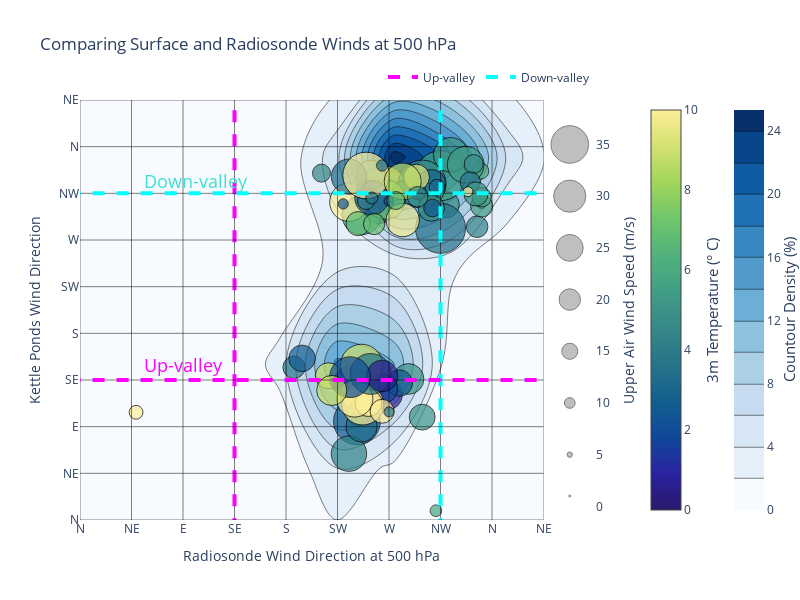
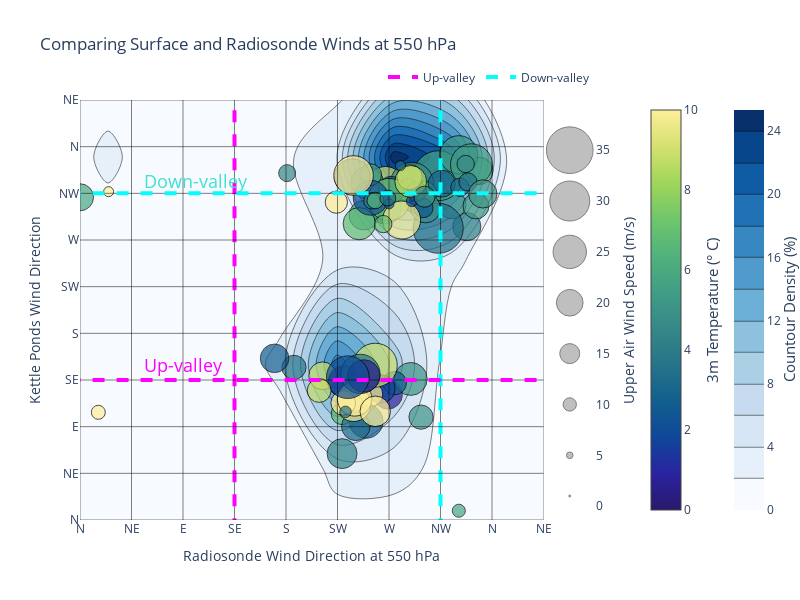
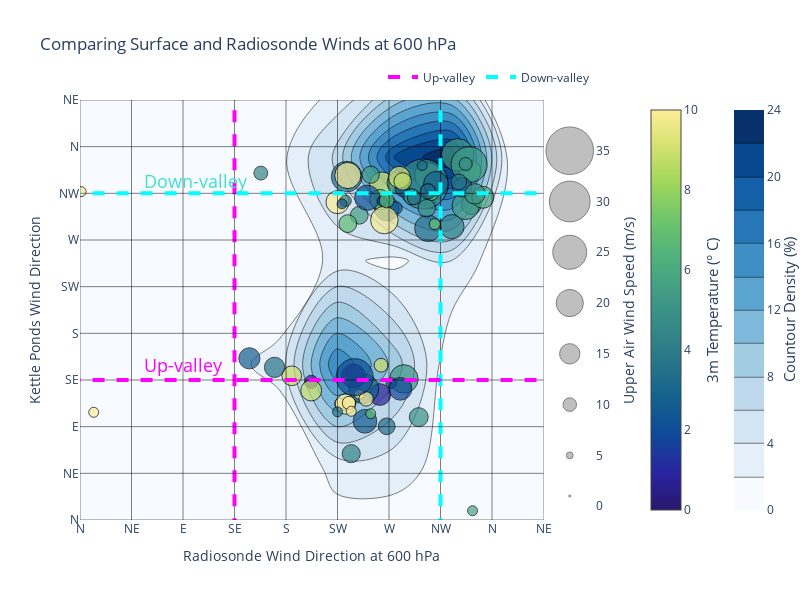

Here is the notebook cell these charts were saved with, in order:
### Code cell
levels = [500, 550, 600]
dfs = [pres_500_23, pres_550_23, pres_600_23]
for level, df in zip(levels, dfs):
    fig = plot_surface_RH_and_upper_air(df[(df['spd_10m_c']>=3) & (df['precip']>1)], f'{level} hPa', surf_dir='dir_10m_c', surf_spd='spd_10m_c',)
    fig.show()

### Figure 1 — Plotly figure (JSON) as saved in the notebook; plotly's stock layout.template omitted (floating-point values rounded to 4 significant figures)
{"data": [{"colorbar": {"x": 1.25}, "colorscale": [[0, "rgb(8,48,107)"], [0.125, "rgb(8,81,156)"], [0.25, "rgb(33,113,181)"], [0.375, "rgb(66,146,198)"], [0.5, "rgb(107,174,214)"], [0.625, "rgb(158,202,225)"], [0.75, "rgb(198,219,239)"], [0.875, "rgb(222,235,247)"], [1, "rgb(247,251,255)"]], "histnorm": "percent", "ncontours": 20, "reversescale": true, "showscale": true, "type": "histogram2dcontour", "x": [242, 267, 268, 261, 217, 347, 351, 320, 351, 300, 351, 350, 315, 315, 299, 324, 303, 337, 281, 187, 307, 307, 308, 312, 211, 344, 341, 346, 287, 279, 265, 246, 245, 258, 235, 49, 250, 311, 295, 194, 267, 294, 282, 243, 240, 236, 235, 243, 254, 255, 246, 250, 270, 257, 235, 249, 246, 247, 250, 252, 240, 264, 282, 254, 276, 264, 339, 264, 236, 270, 230, 295, 255, 220, 299], "xaxis": "x", "y": [95.17, 323.3, 121.0, 300.3, 139.1, 282.8, 305.1, 304.1, 302.9, 323.5, 311.2, 336.6, 281.3, 332.0, 324.0, 352.1, 314.8, 342.6, 318.2, 147.2, 324.3, 300.8, 300.8, 320.9, 334.5, 343.3, 326.0, 314.4, 136.0, 132.0, 126.5, 293.9, 126.5, 325.2, 306.5, 103.8, 318.6, 8.944, 316.9, 155.9, 309.0, 330.5, 289.2, 285.8, 121.3, 133.2, 63.99, 102.5, 332.9, 310.8, 90.36, 307.7, 307.5, 285.4, 331.1, 112.3, 149.2, 111.8, 332.2, 112.9, 116.8, 104.8, 326.4, 140.9, 308.1, 341.8, 316.6, 138.9, 137.7, 104.3, 304.8, 311.7, 310.5, 124.9, 99.21], "yaxis": "y"}, {"hovertemplate": "Date: %{text}<br>Upper Wind Speed: %{marker.size:.2f} m/s<br> 3m Temepratuce: %{marker.color:.2f} &deg; C<extra></extra>", "marker": {"cmax": 10, "cmin": 0, "color": [2.598, 9.099, 0.767, 3.04, 8.917, 4.196, 3.879, 4.749, 5.309, 5.111, 5.884, 6.209, 3.482, 5.571, 4.673, 5.2, 6.933, 5.322, 3.939, 3.608, 2.797, 4.853, 2.472, 3.128, 4.422, 4.762, 3.628, 5.127, 4.974, 2.459, 1.804, 5.501, 2.759, 5.082, 11.14, 16.95, 2.346, 5.775, 3.189, 2.58, 7.171, 9.377, 9.9, 6.825, 10.93, 0.6169, 4.259, 6.729, 5.349, 2.147, 3.327, 3.984, 1.806, 6.969, 3.304, 13.79, 8.981, 12.48, 13.62, 18.45, 20.32, 18.35, 8.71, 3.59, 6.45, 3.288, 10.89, 0.5696, 2.111, 3.649, 2.463, 4.665, 3.552, 8.864, 4.871], "colorbar": {"x": 1.09}, "colorscale": [[0, "rgb(41, 24, 107)"], [0.09091, "rgb(42, 35, 160)"], [0.1818, "rgb(15, 71, 153)"], [0.2727, "rgb(18, 95, 142)"], [0.3636, "rgb(38, 116, 137)"], [0.4545, "rgb(53, 136, 136)"], [0.5455, "rgb(65, 157, 133)"], [0.6364, "rgb(81, 178, 124)"], [0.7273, "rgb(111, 198, 107)"], [0.8182, "rgb(160, 214, 91)"], [0.9091, "rgb(212, 225, 112)"], [1, "rgb(253, 238, 153)"]], "line": {"color": "black", "width": 1}, "opacity": 0.7, "size": [43.6, 34.9, 29.3, 28.4, 24.3, 20.1, 7.4, 24.4, 20.7, 21.1, 18.1, 15.3, 46.6, 46.6, 44.6, 32.2, 19.6, 34.3, 16.8, 20.7, 26.7, 24.5, 16.3, 14.6, 16.8, 17.7, 18.9, 22.4, 28.7, 24.6, 26.9, 36.3, 35.1, 27.2, 35.9, 12.9, 18.4, 10.9, 15.4, 24.7, 36.9, 24.3, 31.1, 22.5, 26.4, 29.7, 33, 21.6, 27.1, 31.8, 29.2, 16.1, 9.3, 19.8, 32.8, 24.5, 39.2, 39.1, 43.5, 25.3, 34, 22.3, 34.4, 38.1, 16.7, 10.5, 9.3, 29.4, 38, 8.5, 9.6, 19.2, 11.2, 28.1, 24.1], "sizemin": 5, "sizemode": "diameter", "sizeref": 0.932}, "mode": "markers", "name": "500 mb", "showlegend": false, "text": ["2022-12-02T12:00:00.000000000", "2022-12-03T00:00:00.000000000", "2022-12-05T12:00:00.000000000", "2022-12-09T00:00:00.000000000", "2022-12-12T12:00:00.000000000", "2022-12-13T00:00:00.000000000", "2022-12-13T12:00:00.000000000", "2022-12-14T00:00:00.000000000", "2022-12-14T12:00:00.000000000", "2022-12-15T00:00:00.000000000", "2022-12-16T00:00:00.000000000", "2022-12-16T12:00:00.000000000", "2022-12-21T12:00:00.000000000", "2022-12-22T00:00:00.000000000", "2022-12-22T12:00:00.000000000", "2022-12-25T00:00:00.000000000", "2022-12-26T00:00:00.000000000", "2022-12-26T12:00:00.000000000", "2022-12-29T12:00:00.000000000", "2023-01-02T12:00:00.000000000", "2023-01-04T00:00:00.000000000", "2023-01-04T12:00:00.000000000", "2023-01-07T00:00:00.000000000", "2023-01-12T00:00:00.000000000", "2023-01-22T00:00:00.000000000", "2023-01-25T00:00:00.000000000", "2023-01-25T12:00:00.000000000", "2023-01-26T00:00:00.000000000", "2023-01-27T00:00:00.000000000", "2023-01-28T00:00:00.000000000", "2023-01-28T12:00:00.000000000", "2023-01-29T00:00:00.000000000", "2023-01-30T12:00:00.000000000", "2023-01-31T12:00:00.000000000", "2023-02-05T00:00:00.000000000", "2023-02-06T00:00:00.000000000", "2023-02-06T12:00:00.000000000", "2023-02-09T12:00:00.000000000", "2023-02-14T12:00:00.000000000", "2023-02-15T12:00:00.000000000", "2023-02-19T12:00:00.000000000", "2023-02-20T00:00:00.000000000", "2023-02-20T12:00:00.000000000", "2023-02-21T00:00:00.000000000", "2023-02-22T00:00:00.000000000", "2023-02-22T12:00:00.000000000", "2023-02-23T00:00:00.000000000", "2023-02-23T12:00:00.000000000", "2023-02-27T00:00:00.000000000", "2023-02-27T12:00:00.000000000", "2023-02-28T12:00:00.000000000", "2023-03-01T00:00:00.000000000", "2023-03-02T12:00:00.000000000", "2023-03-03T00:00:00.000000000", "2023-03-04T00:00:00.000000000", "2023-03-05T00:00:00.000000000", "2023-03-05T12:00:00.000000000", "2023-03-06T00:00:00.000000000", "2023-03-06T12:00:00.000000000", "2023-03-07T00:00:00.000000000", "2023-03-07T12:00:00.000000000", "2023-03-09T00:00:00.000000000", "2023-03-09T12:00:00.000000000", "2023-03-10T12:00:00.000000000", "2023-03-12T00:00:00.000000000", "2023-03-16T12:00:00.000000000", "2023-03-18T00:00:00.000000000", "2023-03-21T00:00:00.000000000", "2023-03-22T12:00:00.000000000", "2023-03-23T00:00:00.000000000", "2023-03-24T00:00:00.000000000", "2023-03-25T12:00:00.000000000", "2023-03-27T12:00:00.000000000", "2023-03-30T12:00:00.000000000", "2023-03-31T00:00:00.000000000"], "type": "scatter", "x": [242, 267, 268, 261, 217, 347, 351, 320, 351, 300, 351, 350, 315, 315, 299, 324, 303, 337, 281, 187, 307, 307, 308, 312, 211, 344, 341, 346, 287, 279, 265, 246, 245, 258, 235, 49, 250, 311, 295, 194, 267, 294, 282, 243, 240, 236, 235, 243, 254, 255, 246, 250, 270, 257, 235, 249, 246, 247, 250, 252, 240, 264, 282, 254, 276, 264, 339, 264, 236, 270, 230, 295, 255, 220, 299], "y": [95.17, 323.3, 121.0, 300.3, 139.1, 282.8, 305.1, 304.1, 302.9, 323.5, 311.2, 336.6, 281.3, 332.0, 324.0, 352.1, 314.8, 342.6, 318.2, 147.2, 324.3, 300.8, 300.8, 320.9, 334.5, 343.3, 326.0, 314.4, 136.0, 132.0, 126.5, 293.9, 126.5, 325.2, 306.5, 103.8, 318.6, 8.944, 316.9, 155.9, 309.0, 330.5, 289.2, 285.8, 121.3, 133.2, 63.99, 102.5, 332.9, 310.8, 90.36, 307.7, 307.5, 285.4, 331.1, 112.3, 149.2, 111.8, 332.2, 112.9, 116.8, 104.8, 326.4, 140.9, 308.1, 341.8, 316.6, 138.9, 137.7, 104.3, 304.8, 311.7, 310.5, 124.9, 99.21]}, {"marker": {"cmax": 6, "cmin": 0, "color": "grey", "line": {"color": "black", "width": 1}, "opacity": 0.5, "size": [1, 5, 10, 15, 20, 25, 30, 35], "sizemin": 1, "sizemode": "diameter", "sizeref": 0.932}, "mode": "markers", "showlegend": false, "type": "scatter", "x": [0, 0, 0, 0, 0, 0, 0, 0], "xaxis": "x2", "y": [1, 5, 10, 15, 20, 25, 30, 35], "yaxis": "y2"}], "layout": {"annotations": [{"font": {"size": 15}, "showarrow": false, "text": "Countour Density (%)", "textangle": -90, "x": 1.4, "xref": "paper", "y": 0.5, "yref": "paper"}, {"font": {"size": 15}, "showarrow": false, "text": "3m Temperature (&deg; C)", "textangle": -90, "x": 1.25, "xref": "paper", "y": 0.5, "yref": "paper"}, {"font": {"color": "turquoise", "size": 18}, "showarrow": false, "text": "Down-valley", "textangle": 0, "x": 0.12, "xref": "paper", "y": 0.84, "yref": "paper"}, {"font": {"color": "magenta", "size": 18}, "showarrow": false, "text": "Up-valley", "textangle": 0, "x": 0.12, "xref": "paper", "y": 0.37, "yref": "paper"}], "height": 600, "legend": {"orientation": "h", "x": 1, "xanchor": "right", "y": 1.02, "yanchor": "bottom"}, "margin": {"r": 150}, "plot_bgcolor": "rgba(0,0,0,0)", "shapes": [{"line": {"color": "black", "width": 1}, "opacity": 0.5, "type": "line", "x0": 0, "x1": 0, "y0": -10, "y1": 420}, {"line": {"color": "black", "width": 1}, "opacity": 0.5, "type": "line", "x0": 45, "x1": 45, "y0": -10, "y1": 420}, {"line": {"color": "black", "width": 1}, "opacity": 0.5, "type": "line", "x0": 90, "x1": 90, "y0": -10, "y1": 420}, {"line": {"color": "black", "width": 1}, "opacity": 0.5, "type": "line", "x0": 135, "x1": 135, "y0": -10, "y1": 420}, {"line": {"color": "magenta", "dash": "dash", "width": 4}, "name": "Up-valley", "showlegend": true, "type": "line", "x0": 135, "x1": 135, "y0": -10, "y1": 420}, {"line": {"color": "black", "width": 1}, "opacity": 0.5, "type": "line", "x0": 180, "x1": 180, "y0": -10, "y1": 420}, {"line": {"color": "black", "width": 1}, "opacity": 0.5, "type": "line", "x0": 225, "x1": 225, "y0": -10, "y1": 420}, {"line": {"color": "black", "width": 1}, "opacity": 0.5, "type": "line", "x0": 270, "x1": 270, "y0": -10, "y1": 420}, {"line": {"color": "black", "width": 1}, "opacity": 0.5, "type": "line", "x0": 315, "x1": 315, "y0": -10, "y1": 420}, {"line": {"color": "cyan", "dash": "dash", "width": 4}, "name": "Down-valley", "showlegend": true, "type": "line", "x0": 315, "x1": 315, "y0": -10, "y1": 420}, {"line": {"color": "black", "width": 1}, "opacity": 0.5, "type": "line", "x0": 360, "x1": 360, "y0": -10, "y1": 420}, {"line": {"color": "black", "width": 1}, "opacity": 0.5, "type": "line", "x0": 405, "x1": 405, "y0": -10, "y1": 420}, {"line": {"color": "black", "width": 1}, "opacity": 0.5, "type": "line", "x0": -10, "x1": 420, "y0": 0, "y1": 0}, {"line": {"color": "black", "width": 1}, "opacity": 0.5, "type": "line", "x0": -10, "x1": 420, "y0": 45, "y1": 45}, {"line": {"color": "black", "width": 1}, "opacity": 0.5, "type": "line", "x0": -10, "x1": 420, "y0": 90, "y1": 90}, {"line": {"color": "black", "width": 1}, "opacity": 0.5, "type": "line", "x0": -10, "x1": 420, "y0": 135, "y1": 135}, {"line": {"color": "magenta", "dash": "dash", "width": 4}, "type": "line", "x0": -10, "x1": 420, "y0": 135, "y1": 135}, {"line": {"color": "black", "width": 1}, "opacity": 0.5, "type": "line", "x0": -10, "x1": 420, "y0": 180, "y1": 180}, {"line": {"color": "black", "width": 1}, "opacity": 0.5, "type": "line", "x0": -10, "x1": 420, "y0": 225, "y1": 225}, {"line": {"color": "black", "width": 1}, "opacity": 0.5, "type": "line", "x0": -10, "x1": 420, "y0": 270, "y1": 270}, {"line": {"color": "black", "width": 1}, "opacity": 0.5, "type": "line", "x0": -10, "x1": 420, "y0": 315, "y1": 315}, {"line": {"color": "cyan", "dash": "dash", "width": 4}, "type": "line", "x0": -10, "x1": 420, "y0": 315, "y1": 315}, {"line": {"color": "black", "width": 1}, "opacity": 0.5, "type": "line", "x0": -10, "x1": 420, "y0": 360, "y1": 360}, {"line": {"color": "black", "width": 1}, "opacity": 0.5, "type": "line", "x0": -10, "x1": 420, "y0": 405, "y1": 405}], "title": {"text": "Comparing Surface and Radiosonde Winds at 500 hPa"}, "width": 800, "xaxis": {"domain": [0, 0.9], "range": [0, 405], "showgrid": true, "ticktext": ["N", "NE", "E", "SE", "S", "SW", "W", "NW", "N", "NE"], "tickvals": [0, 45, 90, 135, 180, 225, 270, 315, 360, 405], "title": {"text": "Radiosonde Wind Direction at 500 hPa"}}, "xaxis2": {"domain": [0.902, 1], "visible": false}, "yaxis": {"range": [0, 405], "ticktext": ["N", "NE", "E", "SE", "S", "SW", "W", "NW", "N", "NE"], "tickvals": [0, 45, 90, 135, 180, 225, 270, 315, 360, 405], "title": {"text": "Kettle Ponds Wind Direction"}}, "yaxis2": {"anchor": "free", "overlaying": "y", "position": 1, "side": "right", "title": {"text": "Upper Air Wind Speed (m/s)"}}}}

### Figure 2 — Plotly figure (JSON) as saved in the notebook; plotly's stock layout.template omitted (floating-point values rounded to 4 significant figures)
{"data": [{"colorbar": {"x": 1.25}, "colorscale": [[0, "rgb(8,48,107)"], [0.125, "rgb(8,81,156)"], [0.25, "rgb(33,113,181)"], [0.375, "rgb(66,146,198)"], [0.5, "rgb(107,174,214)"], [0.625, "rgb(158,202,225)"], [0.75, "rgb(198,219,239)"], [0.875, "rgb(222,235,247)"], [1, "rgb(247,251,255)"]], "histnorm": "percent", "ncontours": 20, "reversescale": true, "showscale": true, "type": "histogram2dcontour", "x": [250, 267, 269, 267, 212, 338, 293, 325, 346, 312, 0, 349, 313, 313, 290, 331, 301, 342, 287, 187, 316, 302, 300, 332, 181, 337, 339, 352, 289, 275, 263, 248, 241, 251, 224, 16, 272, 331, 294, 170, 270, 288, 281, 244, 254, 231, 229, 229, 254, 254, 241, 255, 290, 265, 238, 241, 258, 239, 239, 230, 240, 258, 289, 245, 258, 280, 25, 248, 234, 232, 270, 301, 269, 209, 298], "xaxis": "x", "y": [95.17, 323.3, 121.0, 300.3, 139.1, 282.8, 305.1, 304.1, 302.9, 323.5, 311.2, 336.6, 281.3, 332.0, 324.0, 352.1, 314.8, 342.6, 318.2, 147.2, 324.3, 300.8, 300.8, 320.9, 334.5, 343.3, 326.0, 314.4, 136.0, 132.0, 126.5, 293.9, 126.5, 325.2, 306.5, 103.8, 318.6, 8.944, 316.9, 155.9, 309.0, 330.5, 289.2, 285.8, 121.3, 133.2, 63.99, 102.5, 332.9, 310.8, 90.36, 307.7, 307.5, 285.4, 331.1, 112.3, 149.2, 111.8, 332.2, 112.9, 116.8, 104.8, 326.4, 140.9, 308.1, 341.8, 316.6, 138.9, 137.7, 104.3, 304.8, 311.7, 310.5, 124.9, 99.21], "yaxis": "y"}, {"hovertemplate": "Date: %{text}<br>Upper Wind Speed: %{marker.size:.2f} m/s<br> 3m Temepratuce: %{marker.color:.2f} &deg; C<extra></extra>", "marker": {"cmax": 10, "cmin": 0, "color": [2.598, 9.099, 0.767, 3.04, 8.917, 4.196, 3.879, 4.749, 5.309, 5.111, 5.884, 6.209, 3.482, 5.571, 4.673, 5.2, 6.933, 5.322, 3.939, 3.608, 2.797, 4.853, 2.472, 3.128, 4.422, 4.762, 3.628, 5.127, 4.974, 2.459, 1.804, 5.501, 2.759, 5.082, 11.14, 16.95, 2.346, 5.775, 3.189, 2.58, 7.171, 9.377, 9.9, 6.825, 10.93, 0.6169, 4.259, 6.729, 5.349, 2.147, 3.327, 3.984, 1.806, 6.969, 3.304, 13.79, 8.981, 12.48, 13.62, 18.45, 20.32, 18.35, 8.71, 3.59, 6.45, 3.288, 10.89, 0.5696, 2.111, 3.649, 2.463, 4.665, 3.552, 8.864, 4.871], "colorbar": {"x": 1.09}, "colorscale": [[0, "rgb(41, 24, 107)"], [0.09091, "rgb(42, 35, 160)"], [0.1818, "rgb(15, 71, 153)"], [0.2727, "rgb(18, 95, 142)"], [0.3636, "rgb(38, 116, 137)"], [0.4545, "rgb(53, 136, 136)"], [0.5455, "rgb(65, 157, 133)"], [0.6364, "rgb(81, 178, 124)"], [0.7273, "rgb(111, 198, 107)"], [0.8182, "rgb(160, 214, 91)"], [0.9091, "rgb(212, 225, 112)"], [1, "rgb(253, 238, 153)"]], "line": {"color": "black", "width": 1}, "opacity": 0.7, "size": [25.3, 27.4, 21.8, 23.3, 20.8, 21.1, 14.9, 21.2, 19.5, 11.9, 20.3, 20.4, 37.5, 37.5, 32.6, 28.7, 18.5, 31.4, 17.3, 18.1, 20.3, 22.2, 14.5, 13.8, 12.7, 13, 13.6, 21.2, 24.7, 17.6, 21.2, 22.1, 22.9, 24.4, 16.7, 10.5, 20, 9.8, 15, 21.4, 31.7, 18.9, 28.6, 24.2, 18.2, 24.2, 22.4, 16.3, 16.4, 26.2, 21.4, 12.3, 8.3, 13, 26.7, 11.3, 33, 26.2, 29.7, 18.5, 25.9, 22.9, 23.9, 29.5, 12.4, 6.7, 2.6, 24.3, 32, 8.6, 6.3, 15.8, 11.9, 17.9, 18.2], "sizemin": 5, "sizemode": "diameter", "sizeref": 0.75}, "mode": "markers", "name": "500 mb", "showlegend": false, "text": ["2022-12-02T12:00:00.000000000", "2022-12-03T00:00:00.000000000", "2022-12-05T12:00:00.000000000", "2022-12-09T00:00:00.000000000", "2022-12-12T12:00:00.000000000", "2022-12-13T00:00:00.000000000", "2022-12-13T12:00:00.000000000", "2022-12-14T00:00:00.000000000", "2022-12-14T12:00:00.000000000", "2022-12-15T00:00:00.000000000", "2022-12-16T00:00:00.000000000", "2022-12-16T12:00:00.000000000", "2022-12-21T12:00:00.000000000", "2022-12-22T00:00:00.000000000", "2022-12-22T12:00:00.000000000", "2022-12-25T00:00:00.000000000", "2022-12-26T00:00:00.000000000", "2022-12-26T12:00:00.000000000", "2022-12-29T12:00:00.000000000", "2023-01-02T12:00:00.000000000", "2023-01-04T00:00:00.000000000", "2023-01-04T12:00:00.000000000", "2023-01-07T00:00:00.000000000", "2023-01-12T00:00:00.000000000", "2023-01-22T00:00:00.000000000", "2023-01-25T00:00:00.000000000", "2023-01-25T12:00:00.000000000", "2023-01-26T00:00:00.000000000", "2023-01-27T00:00:00.000000000", "2023-01-28T00:00:00.000000000", "2023-01-28T12:00:00.000000000", "2023-01-29T00:00:00.000000000", "2023-01-30T12:00:00.000000000", "2023-01-31T12:00:00.000000000", "2023-02-05T00:00:00.000000000", "2023-02-06T00:00:00.000000000", "2023-02-06T12:00:00.000000000", "2023-02-09T12:00:00.000000000", "2023-02-14T12:00:00.000000000", "2023-02-15T12:00:00.000000000", "2023-02-19T12:00:00.000000000", "2023-02-20T00:00:00.000000000", "2023-02-20T12:00:00.000000000", "2023-02-21T00:00:00.000000000", "2023-02-22T00:00:00.000000000", "2023-02-22T12:00:00.000000000", "2023-02-23T00:00:00.000000000", "2023-02-23T12:00:00.000000000", "2023-02-27T00:00:00.000000000", "2023-02-27T12:00:00.000000000", "2023-02-28T12:00:00.000000000", "2023-03-01T00:00:00.000000000", "2023-03-02T12:00:00.000000000", "2023-03-03T00:00:00.000000000", "2023-03-04T00:00:00.000000000", "2023-03-05T00:00:00.000000000", "2023-03-05T12:00:00.000000000", "2023-03-06T00:00:00.000000000", "2023-03-06T12:00:00.000000000", "2023-03-07T00:00:00.000000000", "2023-03-07T12:00:00.000000000", "2023-03-09T00:00:00.000000000", "2023-03-09T12:00:00.000000000", "2023-03-10T12:00:00.000000000", "2023-03-12T00:00:00.000000000", "2023-03-16T12:00:00.000000000", "2023-03-18T00:00:00.000000000", "2023-03-21T00:00:00.000000000", "2023-03-22T12:00:00.000000000", "2023-03-23T00:00:00.000000000", "2023-03-24T00:00:00.000000000", "2023-03-25T12:00:00.000000000", "2023-03-27T12:00:00.000000000", "2023-03-30T12:00:00.000000000", "2023-03-31T00:00:00.000000000"], "type": "scatter", "x": [250, 267, 269, 267, 212, 338, 293, 325, 346, 312, 0, 349, 313, 313, 290, 331, 301, 342, 287, 187, 316, 302, 300, 332, 181, 337, 339, 352, 289, 275, 263, 248, 241, 251, 224, 16, 272, 331, 294, 170, 270, 288, 281, 244, 254, 231, 229, 229, 254, 254, 241, 255, 290, 265, 238, 241, 258, 239, 239, 230, 240, 258, 289, 245, 258, 280, 25, 248, 234, 232, 270, 301, 269, 209, 298], "y": [95.17, 323.3, 121.0, 300.3, 139.1, 282.8, 305.1, 304.1, 302.9, 323.5, 311.2, 336.6, 281.3, 332.0, 324.0, 352.1, 314.8, 342.6, 318.2, 147.2, 324.3, 300.8, 300.8, 320.9, 334.5, 343.3, 326.0, 314.4, 136.0, 132.0, 126.5, 293.9, 126.5, 325.2, 306.5, 103.8, 318.6, 8.944, 316.9, 155.9, 309.0, 330.5, 289.2, 285.8, 121.3, 133.2, 63.99, 102.5, 332.9, 310.8, 90.36, 307.7, 307.5, 285.4, 331.1, 112.3, 149.2, 111.8, 332.2, 112.9, 116.8, 104.8, 326.4, 140.9, 308.1, 341.8, 316.6, 138.9, 137.7, 104.3, 304.8, 311.7, 310.5, 124.9, 99.21]}, {"marker": {"cmax": 6, "cmin": 0, "color": "grey", "line": {"color": "black", "width": 1}, "opacity": 0.5, "size": [1, 5, 10, 15, 20, 25, 30, 35], "sizemin": 1, "sizemode": "diameter", "sizeref": 0.75}, "mode": "markers", "showlegend": false, "type": "scatter", "x": [0, 0, 0, 0, 0, 0, 0, 0], "xaxis": "x2", "y": [1, 5, 10, 15, 20, 25, 30, 35], "yaxis": "y2"}], "layout": {"annotations": [{"font": {"size": 15}, "showarrow": false, "text": "Countour Density (%)", "textangle": -90, "x": 1.4, "xref": "paper", "y": 0.5, "yref": "paper"}, {"font": {"size": 15}, "showarrow": false, "text": "3m Temperature (&deg; C)", "textangle": -90, "x": 1.25, "xref": "paper", "y": 0.5, "yref": "paper"}, {"font": {"color": "turquoise", "size": 18}, "showarrow": false, "text": "Down-valley", "textangle": 0, "x": 0.12, "xref": "paper", "y": 0.84, "yref": "paper"}, {"font": {"color": "magenta", "size": 18}, "showarrow": false, "text": "Up-valley", "textangle": 0, "x": 0.12, "xref": "paper", "y": 0.37, "yref": "paper"}], "height": 600, "legend": {"orientation": "h", "x": 1, "xanchor": "right", "y": 1.02, "yanchor": "bottom"}, "margin": {"r": 150}, "plot_bgcolor": "rgba(0,0,0,0)", "shapes": [{"line": {"color": "black", "width": 1}, "opacity": 0.5, "type": "line", "x0": 0, "x1": 0, "y0": -10, "y1": 420}, {"line": {"color": "black", "width": 1}, "opacity": 0.5, "type": "line", "x0": 45, "x1": 45, "y0": -10, "y1": 420}, {"line": {"color": "black", "width": 1}, "opacity": 0.5, "type": "line", "x0": 90, "x1": 90, "y0": -10, "y1": 420}, {"line": {"color": "black", "width": 1}, "opacity": 0.5, "type": "line", "x0": 135, "x1": 135, "y0": -10, "y1": 420}, {"line": {"color": "magenta", "dash": "dash", "width": 4}, "name": "Up-valley", "showlegend": true, "type": "line", "x0": 135, "x1": 135, "y0": -10, "y1": 420}, {"line": {"color": "black", "width": 1}, "opacity": 0.5, "type": "line", "x0": 180, "x1": 180, "y0": -10, "y1": 420}, {"line": {"color": "black", "width": 1}, "opacity": 0.5, "type": "line", "x0": 225, "x1": 225, "y0": -10, "y1": 420}, {"line": {"color": "black", "width": 1}, "opacity": 0.5, "type": "line", "x0": 270, "x1": 270, "y0": -10, "y1": 420}, {"line": {"color": "black", "width": 1}, "opacity": 0.5, "type": "line", "x0": 315, "x1": 315, "y0": -10, "y1": 420}, {"line": {"color": "cyan", "dash": "dash", "width": 4}, "name": "Down-valley", "showlegend": true, "type": "line", "x0": 315, "x1": 315, "y0": -10, "y1": 420}, {"line": {"color": "black", "width": 1}, "opacity": 0.5, "type": "line", "x0": 360, "x1": 360, "y0": -10, "y1": 420}, {"line": {"color": "black", "width": 1}, "opacity": 0.5, "type": "line", "x0": 405, "x1": 405, "y0": -10, "y1": 420}, {"line": {"color": "black", "width": 1}, "opacity": 0.5, "type": "line", "x0": -10, "x1": 420, "y0": 0, "y1": 0}, {"line": {"color": "black", "width": 1}, "opacity": 0.5, "type": "line", "x0": -10, "x1": 420, "y0": 45, "y1": 45}, {"line": {"color": "black", "width": 1}, "opacity": 0.5, "type": "line", "x0": -10, "x1": 420, "y0": 90, "y1": 90}, {"line": {"color": "black", "width": 1}, "opacity": 0.5, "type": "line", "x0": -10, "x1": 420, "y0": 135, "y1": 135}, {"line": {"color": "magenta", "dash": "dash", "width": 4}, "type": "line", "x0": -10, "x1": 420, "y0": 135, "y1": 135}, {"line": {"color": "black", "width": 1}, "opacity": 0.5, "type": "line", "x0": -10, "x1": 420, "y0": 180, "y1": 180}, {"line": {"color": "black", "width": 1}, "opacity": 0.5, "type": "line", "x0": -10, "x1": 420, "y0": 225, "y1": 225}, {"line": {"color": "black", "width": 1}, "opacity": 0.5, "type": "line", "x0": -10, "x1": 420, "y0": 270, "y1": 270}, {"line": {"color": "black", "width": 1}, "opacity": 0.5, "type": "line", "x0": -10, "x1": 420, "y0": 315, "y1": 315}, {"line": {"color": "cyan", "dash": "dash", "width": 4}, "type": "line", "x0": -10, "x1": 420, "y0": 315, "y1": 315}, {"line": {"color": "black", "width": 1}, "opacity": 0.5, "type": "line", "x0": -10, "x1": 420, "y0": 360, "y1": 360}, {"line": {"color": "black", "width": 1}, "opacity": 0.5, "type": "line", "x0": -10, "x1": 420, "y0": 405, "y1": 405}], "title": {"text": "Comparing Surface and Radiosonde Winds at 550 hPa"}, "width": 800, "xaxis": {"domain": [0, 0.9], "range": [0, 405], "showgrid": true, "ticktext": ["N", "NE", "E", "SE", "S", "SW", "W", "NW", "N", "NE"], "tickvals": [0, 45, 90, 135, 180, 225, 270, 315, 360, 405], "title": {"text": "Radiosonde Wind Direction at 550 hPa"}}, "xaxis2": {"domain": [0.902, 1], "visible": false}, "yaxis": {"range": [0, 405], "ticktext": ["N", "NE", "E", "SE", "S", "SW", "W", "NW", "N", "NE"], "tickvals": [0, 45, 90, 135, 180, 225, 270, 315, 360, 405], "title": {"text": "Kettle Ponds Wind Direction"}}, "yaxis2": {"anchor": "free", "overlaying": "y", "position": 1, "side": "right", "title": {"text": "Upper Air Wind Speed (m/s)"}}}}

### Figure 3 — Plotly figure (JSON) as saved in the notebook; plotly's stock layout.template omitted (floating-point values rounded to 4 significant figures)
{"data": [{"colorbar": {"x": 1.25}, "colorscale": [[0, "rgb(8,48,107)"], [0.125, "rgb(8,81,156)"], [0.25, "rgb(33,113,181)"], [0.375, "rgb(66,146,198)"], [0.5, "rgb(107,174,214)"], [0.625, "rgb(158,202,225)"], [0.75, "rgb(198,219,239)"], [0.875, "rgb(222,235,247)"], [1, "rgb(247,251,255)"]], "histnorm": "percent", "ncontours": 20, "reversescale": true, "showscale": true, "type": "histogram2dcontour", "x": [249, 264, 262, 268, 185, 325, 306, 342, 337, 309, 352, 341, 304, 304, 300, 330, 307, 340, 304, 170, 311, 303, 276, 334, 158, 337, 331, 345, 283, 272, 280, 244, 248, 278, 225, 12, 282, 343, 304, 148, 262, 279, 266, 234, 244, 202, 237, 254, 254, 251, 268, 232, 264, 310, 233, 227, 263, 232, 234, 235, 250, 237, 282, 240, 268, 299, 1, 239, 240, 225, 229, 290, 292, 202, 296], "xaxis": "x", "y": [95.17, 323.3, 121.0, 300.3, 139.1, 282.8, 305.1, 304.1, 302.9, 323.5, 311.2, 336.6, 281.3, 332.0, 324.0, 352.1, 314.8, 342.6, 318.2, 147.2, 324.3, 300.8, 300.8, 320.9, 334.5, 343.3, 326.0, 314.4, 136.0, 132.0, 126.5, 293.9, 126.5, 325.2, 306.5, 103.8, 318.6, 8.944, 316.9, 155.9, 309.0, 330.5, 289.2, 285.8, 121.3, 133.2, 63.99, 102.5, 332.9, 310.8, 90.36, 307.7, 307.5, 285.4, 331.1, 112.3, 149.2, 111.8, 332.2, 112.9, 116.8, 104.8, 326.4, 140.9, 308.1, 341.8, 316.6, 138.9, 137.7, 104.3, 304.8, 311.7, 310.5, 124.9, 99.21], "yaxis": "y"}, {"hovertemplate": "Date: %{text}<br>Upper Wind Speed: %{marker.size:.2f} m/s<br> 3m Temepratuce: %{marker.color:.2f} &deg; C<extra></extra>", "marker": {"cmax": 10, "cmin": 0, "color": [2.598, 9.099, 0.767, 3.04, 8.917, 4.196, 3.879, 4.749, 5.309, 5.111, 5.884, 6.209, 3.482, 5.571, 4.673, 5.2, 6.933, 5.322, 3.939, 3.608, 2.797, 4.853, 2.472, 3.128, 4.422, 4.762, 3.628, 5.127, 4.974, 2.459, 1.804, 5.501, 2.759, 5.082, 11.14, 16.95, 2.346, 5.775, 3.189, 2.58, 7.171, 9.377, 9.9, 6.825, 10.93, 0.6169, 4.259, 6.729, 5.349, 2.147, 3.327, 3.984, 1.806, 6.969, 3.304, 13.79, 8.981, 12.48, 13.62, 18.45, 20.32, 18.35, 8.71, 3.59, 6.45, 3.288, 10.89, 0.5696, 2.111, 3.649, 2.463, 4.665, 3.552, 8.864, 4.871], "colorbar": {"x": 1.09}, "colorscale": [[0, "rgb(41, 24, 107)"], [0.09091, "rgb(42, 35, 160)"], [0.1818, "rgb(15, 71, 153)"], [0.2727, "rgb(18, 95, 142)"], [0.3636, "rgb(38, 116, 137)"], [0.4545, "rgb(53, 136, 136)"], [0.5455, "rgb(65, 157, 133)"], [0.6364, "rgb(81, 178, 124)"], [0.7273, "rgb(111, 198, 107)"], [0.8182, "rgb(160, 214, 91)"], [0.9091, "rgb(212, 225, 112)"], [1, "rgb(253, 238, 153)"]], "line": {"color": "black", "width": 1}, "opacity": 0.7, "size": [17.4, 18.8, 16, 18.1, 14.5, 17.9, 7.9, 14.7, 20.1, 9.9, 16.2, 16, 19.5, 19.5, 36.8, 24, 10.3, 26.6, 10.2, 14.9, 18.1, 12.8, 9.4, 14.4, 10.2, 9.6, 11.7, 15.1, 21, 7.8, 16.7, 13.1, 21.9, 16.4, 17, 7.2, 10.4, 5.9, 11.2, 15.6, 14.9, 16.1, 20.3, 13.1, 6, 9.8, 13.3, 7.2, 12.7, 18.6, 12.3, 8.5, 7.5, 8.2, 22.6, 7.7, 10.1, 15, 19.3, 9.7, 10.6, 3.9, 12.9, 11.9, 10.9, 6.3, 3.7, 17.7, 27.3, 7.2, 5.9, 11.9, 10, 15.4, 13.9], "sizemin": 5, "sizemode": "diameter", "sizeref": 0.736}, "mode": "markers", "name": "500 mb", "showlegend": false, "text": ["2022-12-02T12:00:00.000000000", "2022-12-03T00:00:00.000000000", "2022-12-05T12:00:00.000000000", "2022-12-09T00:00:00.000000000", "2022-12-12T12:00:00.000000000", "2022-12-13T00:00:00.000000000", "2022-12-13T12:00:00.000000000", "2022-12-14T00:00:00.000000000", "2022-12-14T12:00:00.000000000", "2022-12-15T00:00:00.000000000", "2022-12-16T00:00:00.000000000", "2022-12-16T12:00:00.000000000", "2022-12-21T12:00:00.000000000", "2022-12-22T00:00:00.000000000", "2022-12-22T12:00:00.000000000", "2022-12-25T00:00:00.000000000", "2022-12-26T00:00:00.000000000", "2022-12-26T12:00:00.000000000", "2022-12-29T12:00:00.000000000", "2023-01-02T12:00:00.000000000", "2023-01-04T00:00:00.000000000", "2023-01-04T12:00:00.000000000", "2023-01-07T00:00:00.000000000", "2023-01-12T00:00:00.000000000", "2023-01-22T00:00:00.000000000", "2023-01-25T00:00:00.000000000", "2023-01-25T12:00:00.000000000", "2023-01-26T00:00:00.000000000", "2023-01-27T00:00:00.000000000", "2023-01-28T00:00:00.000000000", "2023-01-28T12:00:00.000000000", "2023-01-29T00:00:00.000000000", "2023-01-30T12:00:00.000000000", "2023-01-31T12:00:00.000000000", "2023-02-05T00:00:00.000000000", "2023-02-06T00:00:00.000000000", "2023-02-06T12:00:00.000000000", "2023-02-09T12:00:00.000000000", "2023-02-14T12:00:00.000000000", "2023-02-15T12:00:00.000000000", "2023-02-19T12:00:00.000000000", "2023-02-20T00:00:00.000000000", "2023-02-20T12:00:00.000000000", "2023-02-21T00:00:00.000000000", "2023-02-22T00:00:00.000000000", "2023-02-22T12:00:00.000000000", "2023-02-23T00:00:00.000000000", "2023-02-23T12:00:00.000000000", "2023-02-27T00:00:00.000000000", "2023-02-27T12:00:00.000000000", "2023-02-28T12:00:00.000000000", "2023-03-01T00:00:00.000000000", "2023-03-02T12:00:00.000000000", "2023-03-03T00:00:00.000000000", "2023-03-04T00:00:00.000000000", "2023-03-05T00:00:00.000000000", "2023-03-05T12:00:00.000000000", "2023-03-06T00:00:00.000000000", "2023-03-06T12:00:00.000000000", "2023-03-07T00:00:00.000000000", "2023-03-07T12:00:00.000000000", "2023-03-09T00:00:00.000000000", "2023-03-09T12:00:00.000000000", "2023-03-10T12:00:00.000000000", "2023-03-12T00:00:00.000000000", "2023-03-16T12:00:00.000000000", "2023-03-18T00:00:00.000000000", "2023-03-21T00:00:00.000000000", "2023-03-22T12:00:00.000000000", "2023-03-23T00:00:00.000000000", "2023-03-24T00:00:00.000000000", "2023-03-25T12:00:00.000000000", "2023-03-27T12:00:00.000000000", "2023-03-30T12:00:00.000000000", "2023-03-31T00:00:00.000000000"], "type": "scatter", "x": [249, 264, 262, 268, 185, 325, 306, 342, 337, 309, 352, 341, 304, 304, 300, 330, 307, 340, 304, 170, 311, 303, 276, 334, 158, 337, 331, 345, 283, 272, 280, 244, 248, 278, 225, 12, 282, 343, 304, 148, 262, 279, 266, 234, 244, 202, 237, 254, 254, 251, 268, 232, 264, 310, 233, 227, 263, 232, 234, 235, 250, 237, 282, 240, 268, 299, 1, 239, 240, 225, 229, 290, 292, 202, 296], "y": [95.17, 323.3, 121.0, 300.3, 139.1, 282.8, 305.1, 304.1, 302.9, 323.5, 311.2, 336.6, 281.3, 332.0, 324.0, 352.1, 314.8, 342.6, 318.2, 147.2, 324.3, 300.8, 300.8, 320.9, 334.5, 343.3, 326.0, 314.4, 136.0, 132.0, 126.5, 293.9, 126.5, 325.2, 306.5, 103.8, 318.6, 8.944, 316.9, 155.9, 309.0, 330.5, 289.2, 285.8, 121.3, 133.2, 63.99, 102.5, 332.9, 310.8, 90.36, 307.7, 307.5, 285.4, 331.1, 112.3, 149.2, 111.8, 332.2, 112.9, 116.8, 104.8, 326.4, 140.9, 308.1, 341.8, 316.6, 138.9, 137.7, 104.3, 304.8, 311.7, 310.5, 124.9, 99.21]}, {"marker": {"cmax": 6, "cmin": 0, "color": "grey", "line": {"color": "black", "width": 1}, "opacity": 0.5, "size": [1, 5, 10, 15, 20, 25, 30, 35], "sizemin": 1, "sizemode": "diameter", "sizeref": 0.736}, "mode": "markers", "showlegend": false, "type": "scatter", "x": [0, 0, 0, 0, 0, 0, 0, 0], "xaxis": "x2", "y": [1, 5, 10, 15, 20, 25, 30, 35], "yaxis": "y2"}], "layout": {"annotations": [{"font": {"size": 15}, "showarrow": false, "text": "Countour Density (%)", "textangle": -90, "x": 1.4, "xref": "paper", "y": 0.5, "yref": "paper"}, {"font": {"size": 15}, "showarrow": false, "text": "3m Temperature (&deg; C)", "textangle": -90, "x": 1.25, "xref": "paper", "y": 0.5, "yref": "paper"}, {"font": {"color": "turquoise", "size": 18}, "showarrow": false, "text": "Down-valley", "textangle": 0, "x": 0.12, "xref": "paper", "y": 0.84, "yref": "paper"}, {"font": {"color": "magenta", "size": 18}, "showarrow": false, "text": "Up-valley", "textangle": 0, "x": 0.12, "xref": "paper", "y": 0.37, "yref": "paper"}], "height": 600, "legend": {"orientation": "h", "x": 1, "xanchor": "right", "y": 1.02, "yanchor": "bottom"}, "margin": {"r": 150}, "plot_bgcolor": "rgba(0,0,0,0)", "shapes": [{"line": {"color": "black", "width": 1}, "opacity": 0.5, "type": "line", "x0": 0, "x1": 0, "y0": -10, "y1": 420}, {"line": {"color": "black", "width": 1}, "opacity": 0.5, "type": "line", "x0": 45, "x1": 45, "y0": -10, "y1": 420}, {"line": {"color": "black", "width": 1}, "opacity": 0.5, "type": "line", "x0": 90, "x1": 90, "y0": -10, "y1": 420}, {"line": {"color": "black", "width": 1}, "opacity": 0.5, "type": "line", "x0": 135, "x1": 135, "y0": -10, "y1": 420}, {"line": {"color": "magenta", "dash": "dash", "width": 4}, "name": "Up-valley", "showlegend": true, "type": "line", "x0": 135, "x1": 135, "y0": -10, "y1": 420}, {"line": {"color": "black", "width": 1}, "opacity": 0.5, "type": "line", "x0": 180, "x1": 180, "y0": -10, "y1": 420}, {"line": {"color": "black", "width": 1}, "opacity": 0.5, "type": "line", "x0": 225, "x1": 225, "y0": -10, "y1": 420}, {"line": {"color": "black", "width": 1}, "opacity": 0.5, "type": "line", "x0": 270, "x1": 270, "y0": -10, "y1": 420}, {"line": {"color": "black", "width": 1}, "opacity": 0.5, "type": "line", "x0": 315, "x1": 315, "y0": -10, "y1": 420}, {"line": {"color": "cyan", "dash": "dash", "width": 4}, "name": "Down-valley", "showlegend": true, "type": "line", "x0": 315, "x1": 315, "y0": -10, "y1": 420}, {"line": {"color": "black", "width": 1}, "opacity": 0.5, "type": "line", "x0": 360, "x1": 360, "y0": -10, "y1": 420}, {"line": {"color": "black", "width": 1}, "opacity": 0.5, "type": "line", "x0": 405, "x1": 405, "y0": -10, "y1": 420}, {"line": {"color": "black", "width": 1}, "opacity": 0.5, "type": "line", "x0": -10, "x1": 420, "y0": 0, "y1": 0}, {"line": {"color": "black", "width": 1}, "opacity": 0.5, "type": "line", "x0": -10, "x1": 420, "y0": 45, "y1": 45}, {"line": {"color": "black", "width": 1}, "opacity": 0.5, "type": "line", "x0": -10, "x1": 420, "y0": 90, "y1": 90}, {"line": {"color": "black", "width": 1}, "opacity": 0.5, "type": "line", "x0": -10, "x1": 420, "y0": 135, "y1": 135}, {"line": {"color": "magenta", "dash": "dash", "width": 4}, "type": "line", "x0": -10, "x1": 420, "y0": 135, "y1": 135}, {"line": {"color": "black", "width": 1}, "opacity": 0.5, "type": "line", "x0": -10, "x1": 420, "y0": 180, "y1": 180}, {"line": {"color": "black", "width": 1}, "opacity": 0.5, "type": "line", "x0": -10, "x1": 420, "y0": 225, "y1": 225}, {"line": {"color": "black", "width": 1}, "opacity": 0.5, "type": "line", "x0": -10, "x1": 420, "y0": 270, "y1": 270}, {"line": {"color": "black", "width": 1}, "opacity": 0.5, "type": "line", "x0": -10, "x1": 420, "y0": 315, "y1": 315}, {"line": {"color": "cyan", "dash": "dash", "width": 4}, "type": "line", "x0": -10, "x1": 420, "y0": 315, "y1": 315}, {"line": {"color": "black", "width": 1}, "opacity": 0.5, "type": "line", "x0": -10, "x1": 420, "y0": 360, "y1": 360}, {"line": {"color": "black", "width": 1}, "opacity": 0.5, "type": "line", "x0": -10, "x1": 420, "y0": 405, "y1": 405}], "title": {"text": "Comparing Surface and Radiosonde Winds at 600 hPa"}, "width": 800, "xaxis": {"domain": [0, 0.9], "range": [0, 405], "showgrid": true, "ticktext": ["N", "NE", "E", "SE", "S", "SW", "W", "NW", "N", "NE"], "tickvals": [0, 45, 90, 135, 180, 225, 270, 315, 360, 405], "title": {"text": "Radiosonde Wind Direction at 600 hPa"}}, "xaxis2": {"domain": [0.902, 1], "visible": false}, "yaxis": {"range": [0, 405], "ticktext": ["N", "NE", "E", "SE", "S", "SW", "W", "NW", "N", "NE"], "tickvals": [0, 45, 90, 135, 180, 225, 270, 315, 360, 405], "title": {"text": "Kettle Ponds Wind Direction"}}, "yaxis2": {"anchor": "free", "overlaying": "y", "position": 1, "side": "right", "title": {"text": "Upper Air Wind Speed (m/s)"}}}}
